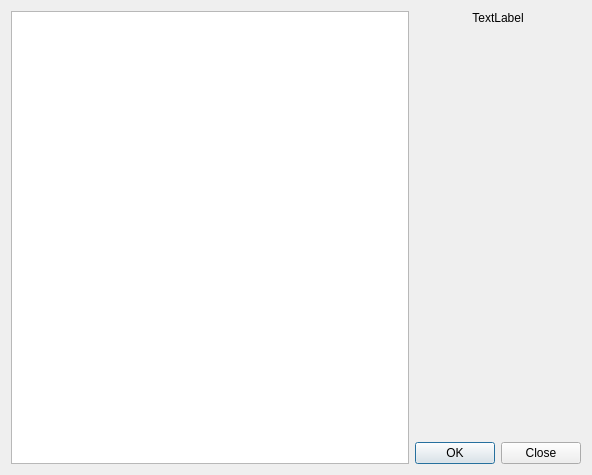
<?xml version="1.0" encoding="UTF-8"?>
<ui version="4.0">
 <class>ClientsListDialog</class>
 <widget class="QDialog" name="ClientsListDialog">
  <property name="geometry">
   <rect>
    <x>0</x>
    <y>0</y>
    <width>592</width>
    <height>475</height>
   </rect>
  </property>
  <property name="windowTitle">
   <string>Список клиентов</string>
  </property>
  <property name="windowIcon">
   <iconset resource="../resource.qrc">
    <normaloff>:/Images/clients.png</normaloff>:/Images/clients.png</iconset>
  </property>
  <layout class="QGridLayout" name="gridLayout" rowstretch="0,0,0" columnstretch="1,0" columnminimumwidth="0,0">
   <item row="0" column="0" rowspan="3">
    <widget class="QTableView" name="tableViewList">
     <property name="editTriggers">
      <set>QAbstractItemView::NoEditTriggers</set>
     </property>
     <property name="alternatingRowColors">
      <bool>true</bool>
     </property>
     <property name="selectionMode">
      <enum>QAbstractItemView::SingleSelection</enum>
     </property>
     <property name="selectionBehavior">
      <enum>QAbstractItemView::SelectRows</enum>
     </property>
    </widget>
   </item>
   <item row="0" column="1">
    <widget class="QLabel" name="labelLogo">
     <property name="minimumSize">
      <size>
       <width>150</width>
       <height>0</height>
      </size>
     </property>
     <property name="text">
      <string>TextLabel</string>
     </property>
     <property name="alignment">
      <set>Qt::AlignCenter</set>
     </property>
    </widget>
   </item>
   <item row="1" column="1">
    <spacer name="verticalSpacer">
     <property name="orientation">
      <enum>Qt::Vertical</enum>
     </property>
     <property name="sizeHint" stdset="0">
      <size>
       <width>20</width>
       <height>406</height>
      </size>
     </property>
    </spacer>
   </item>
   <item row="2" column="1">
    <widget class="QDialogButtonBox" name="buttonBox">
     <property name="standardButtons">
      <set>QDialogButtonBox::Close|QDialogButtonBox::Ok</set>
     </property>
    </widget>
   </item>
  </layout>
 </widget>
 <tabstops>
  <tabstop>tableViewList</tabstop>
 </tabstops>
 <resources>
  <include location="../resource.qrc"/>
 </resources>
 <connections/>
</ui>
